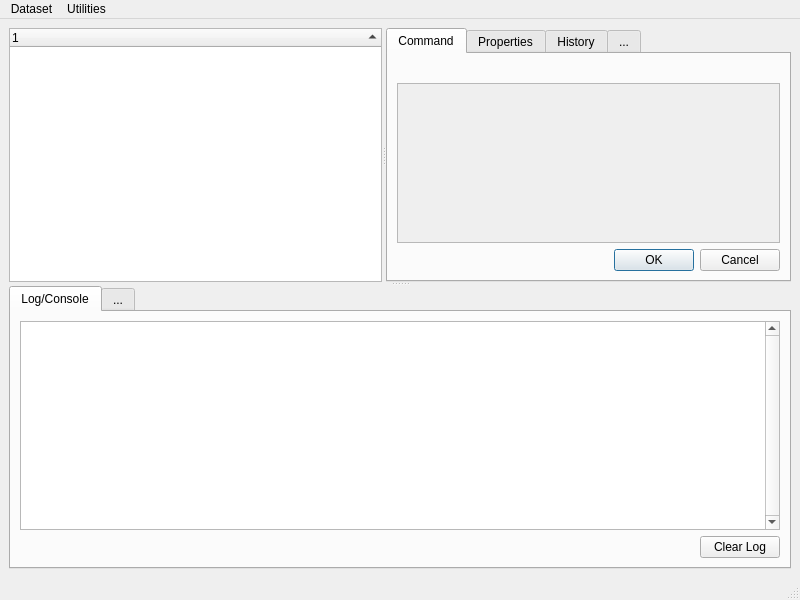
<?xml version="1.0" encoding="UTF-8"?>
<ui version="4.0">
 <class>MainWindow</class>
 <widget class="QMainWindow" name="MainWindow">
  <property name="geometry">
   <rect>
    <x>0</x>
    <y>0</y>
    <width>800</width>
    <height>600</height>
   </rect>
  </property>
  <property name="windowTitle">
   <string>DataLad Gooey</string>
  </property>
  <widget class="QWidget" name="centralwidget">
   <property name="enabled">
    <bool>true</bool>
   </property>
   <property name="sizePolicy">
    <sizepolicy hsizetype="Maximum" vsizetype="Maximum">
     <horstretch>1</horstretch>
     <verstretch>1</verstretch>
    </sizepolicy>
   </property>
   <layout class="QVBoxLayout" name="verticalLayout_3">
    <item>
     <widget class="QSplitter" name="mainVSplitter">
      <property name="sizePolicy">
       <sizepolicy hsizetype="Preferred" vsizetype="Preferred">
        <horstretch>0</horstretch>
        <verstretch>0</verstretch>
       </sizepolicy>
      </property>
      <property name="orientation">
       <enum>Qt::Vertical</enum>
      </property>
      <widget class="QSplitter" name="mainHSplitter">
       <property name="orientation">
        <enum>Qt::Horizontal</enum>
       </property>
       <widget class="QTreeWidget" name="fsBrowser">
        <property name="contextMenuPolicy">
         <enum>Qt::CustomContextMenu</enum>
        </property>
        <property name="dragEnabled">
         <bool>false</bool>
        </property>
        <property name="alternatingRowColors">
         <bool>true</bool>
        </property>
        <property name="selectionBehavior">
         <enum>QAbstractItemView::SelectRows</enum>
        </property>
        <property name="sortingEnabled">
         <bool>true</bool>
        </property>
        <column>
         <property name="text">
          <string notr="true">1</string>
         </property>
        </column>
       </widget>
       <widget class="QTabWidget" name="contextTabs">
        <property name="enabled">
         <bool>true</bool>
        </property>
        <property name="currentIndex">
         <number>0</number>
        </property>
        <widget class="QWidget" name="cmdTab">
         <attribute name="title">
          <string>Command</string>
         </attribute>
         <layout class="QVBoxLayout" name="cmdTabLayout">
          <item>
           <widget class="QLabel" name="cmdTabTitle">
            <property name="text">
             <string/>
            </property>
           </widget>
          </item>
          <item>
           <widget class="QScrollArea" name="cmdTabScrollArea">
            <property name="widgetResizable">
             <bool>true</bool>
            </property>
            <widget class="QWidget" name="cmdTabScrollAreaWidgetContents">
             <property name="enabled">
              <bool>true</bool>
             </property>
             <property name="geometry">
              <rect>
               <x>0</x>
               <y>0</y>
               <width>308</width>
               <height>152</height>
              </rect>
             </property>
            </widget>
           </widget>
          </item>
          <item>
           <widget class="QDialogButtonBox" name="cmdTabButtonBox">
            <property name="standardButtons">
             <set>QDialogButtonBox::Cancel|QDialogButtonBox::Ok</set>
            </property>
           </widget>
          </item>
         </layout>
        </widget>
        <widget class="QWidget" name="propertiesTab">
         <attribute name="title">
          <string>Properties</string>
         </attribute>
         <layout class="QGridLayout" name="gridLayout">
          <item row="0" column="0">
           <widget class="QTextBrowser" name="propertyBrowser"/>
          </item>
         </layout>
        </widget>
        <widget class="QWidget" name="historyTab">
         <property name="enabled">
          <bool>false</bool>
         </property>
         <attribute name="title">
          <string>History</string>
         </attribute>
        </widget>
        <widget class="QWidget" name="otherContextTab">
         <property name="enabled">
          <bool>false</bool>
         </property>
         <attribute name="title">
          <string>...</string>
         </attribute>
        </widget>
       </widget>
      </widget>
      <widget class="QTabWidget" name="consoleTabs">
       <property name="currentIndex">
        <number>0</number>
       </property>
       <widget class="QWidget" name="tab">
        <attribute name="title">
         <string>Log/Console</string>
        </attribute>
        <layout class="QVBoxLayout" name="verticalLayout_2">
         <item>
          <widget class="QPlainTextEdit" name="logViewer">
           <property name="acceptDrops">
            <bool>false</bool>
           </property>
           <property name="verticalScrollBarPolicy">
            <enum>Qt::ScrollBarAlwaysOn</enum>
           </property>
           <property name="undoRedoEnabled">
            <bool>false</bool>
           </property>
           <property name="readOnly">
            <bool>true</bool>
           </property>
           <property name="plainText">
            <string notr="true"/>
           </property>
          </widget>
         </item>
         <item alignment="Qt::AlignRight|Qt::AlignTop">
          <widget class="QPushButton" name="clearLogPB">
           <property name="text">
            <string>Clear Log</string>
           </property>
          </widget>
         </item>
        </layout>
       </widget>
       <widget class="QWidget" name="tab_2">
        <property name="enabled">
         <bool>false</bool>
        </property>
        <attribute name="title">
         <string>...</string>
        </attribute>
       </widget>
      </widget>
     </widget>
    </item>
   </layout>
  </widget>
  <widget class="QMenuBar" name="menubar">
   <property name="geometry">
    <rect>
     <x>0</x>
     <y>0</y>
     <width>800</width>
     <height>21</height>
    </rect>
   </property>
   <widget class="QMenu" name="menuUtilities">
    <property name="title">
     <string>Utilities</string>
    </property>
    <addaction name="actionCheck_for_new_version"/>
    <addaction name="actionRun_stuff"/>
    <addaction name="actionConfigure_stuff"/>
   </widget>
   <widget class="QMenu" name="menuDataset">
    <property name="title">
     <string>Dataset</string>
    </property>
   </widget>
   <addaction name="menuDataset"/>
   <addaction name="menuUtilities"/>
  </widget>
  <widget class="QStatusBar" name="statusbar"/>
  <action name="actionCheck_for_new_version">
   <property name="enabled">
    <bool>false</bool>
   </property>
   <property name="text">
    <string>Check for new version</string>
   </property>
  </action>
  <action name="actionRun_stuff">
   <property name="text">
    <string>Run stuff</string>
   </property>
  </action>
  <action name="actionConfigure_stuff">
   <property name="text">
    <string>Configure stuff</string>
   </property>
  </action>
 </widget>
 <resources/>
 <connections/>
</ui>
